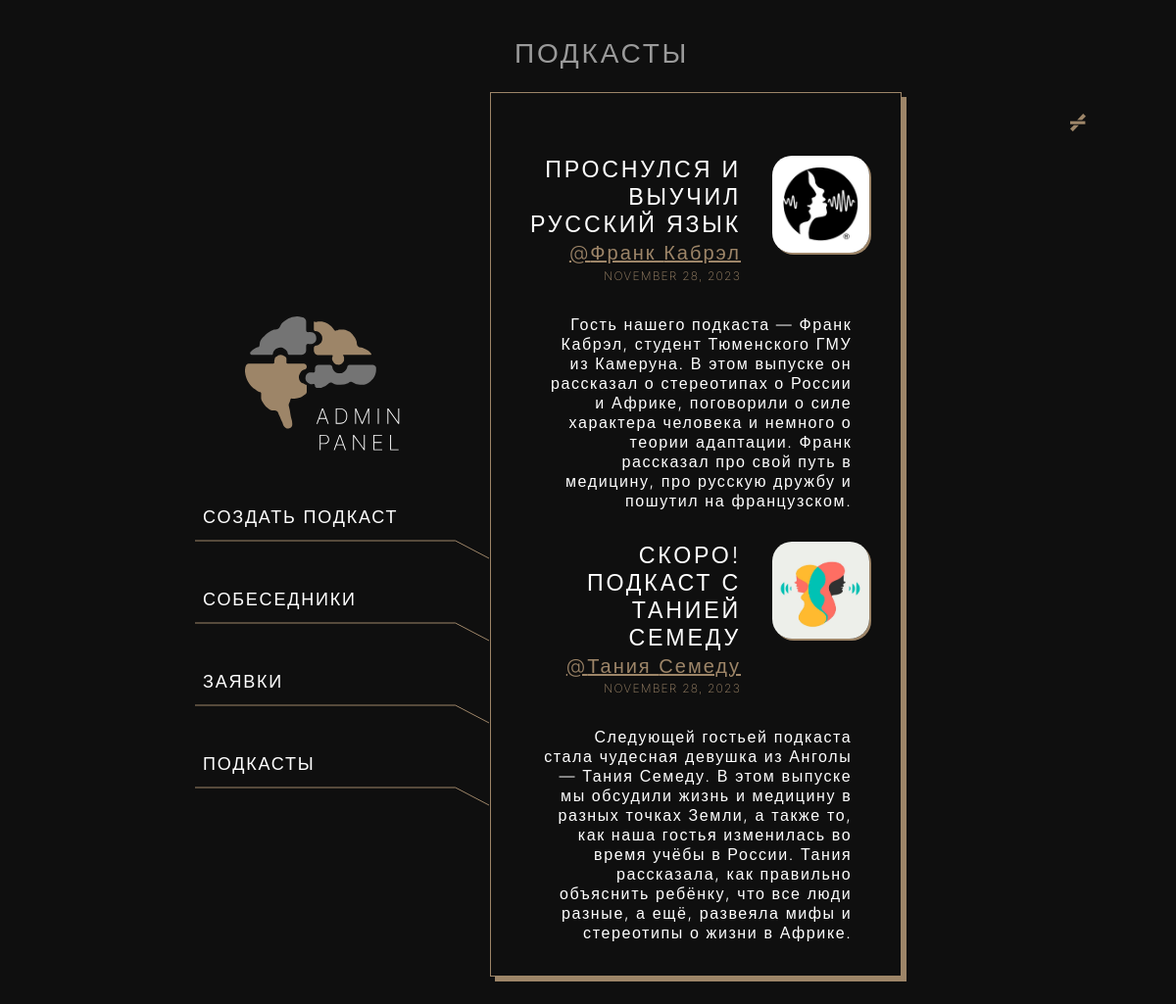
The page /adminPage04.php on the database its author committed.
### tables this page shows
CREATE TABLE `podcasts` (
  `id` int UNSIGNED NOT NULL,
  `title` varchar(255) NOT NULL,
  `image_file` varchar(535) DEFAULT NULL,
  `audio_file` varchar(535) DEFAULT NULL,
  `description` text NOT NULL,
  `created_at` int NOT NULL
);

CREATE TABLE `interviewers` (
  `id` int UNSIGNED NOT NULL,
  `name` varchar(255) NOT NULL,
  `surname` varchar(255) NOT NULL,
  `country` varchar(255) NOT NULL,
  `email` varchar(255) NOT NULL,
  `image` varchar(535) DEFAULT NULL
);

### app/database/dbConnect.php (called while the page is built, shortened)
<?
class PDOConnect extends PDO
{
    public function __construct()
    {
        $this->DSN = "mysql:host=" . self::HOST . ";dbname=" . self::DB . ";";
        $this->OPD = [
            PDO::ATTR_ERRMODE => PDO::ERRMODE_EXCEPTION,
            PDO::ATTR_DEFAULT_FETCH_MODE => PDO::FETCH_ASSOC,
            PDO::ATTR_EMULATE_PREPARES => false,
        ];
        try {
            $this->PDO = new PDO($this->DSN, self::USER, self::PASSWORD, $this->OPD);
        }
        catch (PDOException $e) {
            echo $e->getMessage();
        }
    }
}

### app/controllers/selectPodcastsController.php (called while the page is built)
<?
function selectPodcasts($PDO) {
    try {
        $query = "SELECT * FROM podcasts
        LEFT JOIN
            podcasts_interviewers ON podcasts.id = podcasts_interviewers.id
        LEFT JOIN
            interviewers ON podcasts_interviewers.interviewer_id = interviewers.id
        LEFT JOIN
            podcasts_tags ON podcasts.id = podcasts_tags.id;";
        $statement = $PDO->PDO->prepare($query);
        $statement->execute();
        $podcasts_array = $statement->fetchAll(PDO::FETCH_ASSOC);
        return $podcasts_array;
    } catch (PDOException $e) {
        $_SESSION['message'] = "СБОЙ ПОЛУЧЕНИЯ ДАННЫХ: " . $e->getMessage();
    } finally {
        $PDO->PDO = null;
    }
}

### adminPage04.php (the view, shortened to what this page needs)
<?
require $_SERVER['DOCUMENT_ROOT'] . '/app/database/dbConnect.php';
$PDO = new PDOConnect();
require $_SERVER['DOCUMENT_ROOT'] . '/app/controllers/selectPodcastsController.php';
?>
<!DOCTYPE html>
<html lang="en">
<head>
    <link rel="stylesheet" href="./assets/css/adminPanel.css" />
</head>
<body>
    <nav>
        <div>
            <img src="./assets/images/logoAdminPanel.svg" alt="logotypeAP">
        </div>
        <ul>
            <li>
                <a href="./adminPage01.php">Создать подкаст</a>
                <svg xmlns="http://www.w3.org/2000/svg" width="301" height="20" viewBox="0 0 301 20" fill="none">
                    <path d="M0 1H265.714L300 19" stroke="#9D8568" />
                </svg>
            </li>
            <li>
                <a href="./adminPage02.php">Собеседники</a>
                <svg xmlns="http://www.w3.org/2000/svg" width="301" height="20" viewBox="0 0 301 20" fill="none">
                    <path d="M0 1H265.714L300 19" stroke="#9D8568" />
                </svg>
            </li>
            <li>
                <a href="./adminPage03.php">Заявки</a>
                <svg xmlns="http://www.w3.org/2000/svg" width="301" height="20" viewBox="0 0 301 20" fill="none">
                    <path d="M0 1H265.714L300 19" stroke="#9D8568" />
                </svg>
            </li>
            <li>
                <a href="./adminPage04.php">Подкасты</a>
                <svg xmlns="http://www.w3.org/2000/svg" width="301" height="20" viewBox="0 0 301 20" fill="none">
                    <path d="M0 1H265.714L300 19" stroke="#9D8568" />
                </svg>
            </li>
        </ul>
    </nav>
    <section class="screen">
        <h1>Подкасты</h1>
        <div class="screen_podcasts">
            <? $podcasts_array = selectPodcasts($PDO) ?>
            <? if (empty($podcasts_array)) : ?>
                <h1 style="text-align: center; width: 80%;">Нет подкастов.</h1>
            <? else :
                foreach ($podcasts_array as $podcast) :
                    echo '
                    <div class="screen_podcasts__item">
                <div>
                    <div>
                        <h3>' . $podcast['title'] . '</h3>
                        <p>@' . $podcast['name'] . ' ' . $podcast['surname'] . '</p>
                        <p>' . date('F j, Y', $podcast['created_at']) . '</p>
                    </div>
                    <div>
                        <img src="' . $podcast['image_file'] . '" alt="imageClip">
                    </div>
                </div>
                <div>
                    <p>' . $podcast['description'] . '</p>
                </div>
            </div>
                    ';
                endforeach;
            endif; ?>
        </div>
    </section>
    <section class="close">
        <a href="./index.php" class="close_bttn">
            <img src="./assets/images/closeModalButton.svg" alt="closeBttn">
    </section>
</body>
</html>

### assets/css/adminPanel.css (style rules this page uses)
*, input[type="checkbox"]:checked + label::before { font-family: "Inter", sans-serif; transition: all 0.2s ease-in-out; }
body { margin: 0; padding: 0; box-sizing: border-box; background-color: #0f0f0f; display: grid; grid-template-columns: 5fr 5fr 2fr; grid-template-rows: 100vh; align-items: center; color: var(--main-color); user-select: none; overflow-x: hidden; }
nav { display: grid; grid-column: 1/2; justify-self: flex-end; justify-items: center; }
nav div:nth-child(1) img { width: 10rem; }
nav ul { margin-top: 3rem; display: flex; flex-direction: column; row-gap: 1.88rem; }
nav ul li { display: flex; flex-direction: column; row-gap: 0.75rem; }
nav ul li a { padding-left: 0.5rem; }
nav ul li a, nav ul li { color: var(--main-color); font-size: 1.125rem; font-style: normal; font-weight: 300; line-height: normal; letter-spacing: 0.1125rem; text-transform: uppercase; list-style: none; text-decoration: none; }
.screen { grid-column: 2/3; height: 95vh; width: 35vw; }
.screen h1 { color: #9a9a9a; font-size: 1.75rem; font-style: normal; font-weight: 300; line-height: normal; letter-spacing: 0.175rem; text-transform: uppercase; margin-left: 1.56rem; margin-top: 0.5rem; }
.close { height: 80%; grid-column: 3/4; grid-row: 1/2; display: flex; justify-content: center; }
.close_bttn img { cursor: pointer; }
.screen_podcasts { height: 70%; padding: 4rem 2rem 4rem 2rem; display: flex; align-items: flex-end; flex-direction: column; border: 0.5px solid #9d8568; box-shadow: 5px 5px 0px #9d8568; row-gap: 2rem; overflow-y: scroll; }
.screen_podcasts__item { display: flex; flex-direction: column; row-gap: 2rem; }
.screen_podcasts__item div:nth-child(1) { display: flex; justify-content: center; column-gap: 2rem; }
.screen_podcasts__item div:nth-child(2) { display: flex; justify-content: center; }
.screen_podcasts__item div:nth-child(2) p { margin: 0; width: 90%; text-align: right; font-size: 1rem; font-style: normal; font-weight: 300; line-height: normal; letter-spacing: 0.1rem; }
.screen_podcasts__item div:nth-child(1) div:nth-child(1) { display: flex; flex-direction: column; row-gap: 0.2rem; }
.screen_podcasts__item div:nth-child(1) div:nth-child(2) img { width: 6.1875rem; height: 6.1875rem; object-fit: cover; flex-shrink: 0; border-radius: 1.25rem; box-shadow: 2px 2px 0px 0px #9d8568; }
.screen_podcasts__item div:nth-child(1) div:nth-child(1) h3 { font-size: 1.45rem; font-style: normal; font-weight: 300; line-height: normal; letter-spacing: 0.175rem; text-transform: uppercase; text-align: right; margin: 0; }
.screen_podcasts__item div:nth-child(1) div:nth-child(1) p:nth-child(2) { color: var(--text-special); text-align: right; font-size: 1.25rem; font-style: normal; font-weight: 300; line-height: normal; letter-spacing: 0.125rem; text-decoration-line: underline; margin: 0; }
.screen_podcasts__item div:nth-child(1) div:nth-child(1) p:nth-child(3) { color: var(--text-special); text-align: right; font-size: 0.75rem; font-style: normal; font-weight: 200; line-height: normal; letter-spacing: 0.075rem; text-transform: uppercase; margin: 0; }

### assets/css/variables.css (style rules this page uses)
:root { --main-color: #FFF; --text-secondary: #A3A3A3; --text-special: #9D8568; }

### assets/css/scrollBar.css (style rules this page uses)
html { scroll-behavior: smooth; }

### rows shown on the page
podcasts: title "ПРОСНУЛСЯ И ВЫУЧИЛ РУССКИЙ ЯЗЫК", interviewers.name "Франк", interviewers.surname "Кабрэл", created_at "NOVEMBER 28, 2023", image_file (picture), description "Гость нашего подкаста — Франк Кабрэл, студент Тюменского ГМУ из Камеруна. В этом выпуске он рассказал о стереотипах о России и Африке, поговорили о силе характера человека и немного о теории адаптации. Франк рассказал про свой путь в медицину, про русскую дружбу и пошутил на французском."
podcasts: title "СКОРО! ПОДКАСТ С ТАНИЕЙ СЕМЕДУ", interviewers.name "Тания", interviewers.surname "Семеду", created_at "NOVEMBER 28, 2023", image_file (picture), description "Следующей гостьей подкаста стала чудесная девушка из Анголы — Тания Семеду. В этом выпуске мы обсудили жизнь и медицину в разных точках Земли, а также то, как наша гостья изменилась во время учёбы в России. Тания рассказала, как правильно объяснить ребёнку, что все люди разные, а ещё, развеяла мифы и стереотипы о жизни в Африке."
